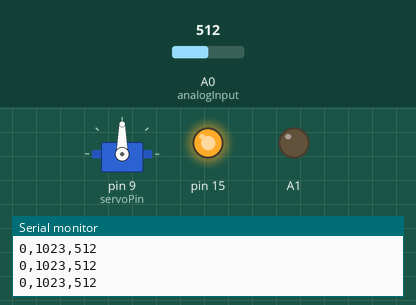
A sketch run on a simulated SparkFun Pro Micro, built with avr-gcc and run on an emulated ATmega32U4. Shown: servo, output pins drawn as LEDs (lit = HIGH), the last lines printed to the serial monitor. Inputs (shaded band) come from the test bench; at power-on: A0 (analogInput) = 512.

Above: at 1.2 s.
1.3 s: A0 (analogInput) set to 716
At 2.4 s:
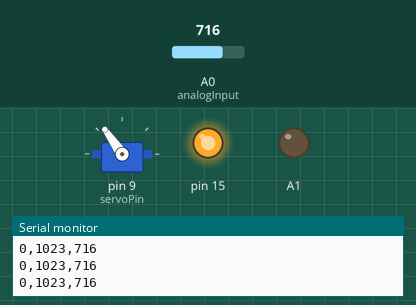
2.8 s: A0 (analogInput) set to 900
At 3.3 s:
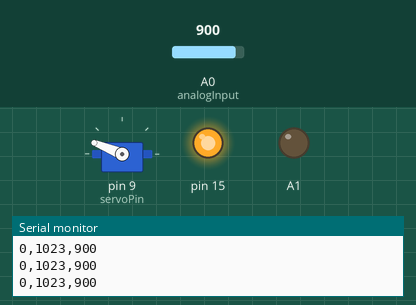
4.3 s: A0 (analogInput) set to 1023
At 4.6 s:
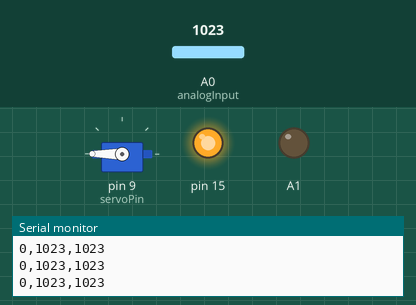
5.8 s: A0 (analogInput) set to 11
At 7.0 s:
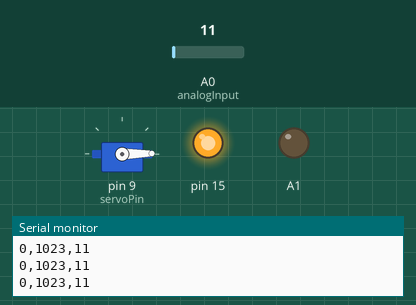
7.3 s: A0 (analogInput) set to 8
8.8 s: A0 (analogInput) set to 122
At 9.4 s:
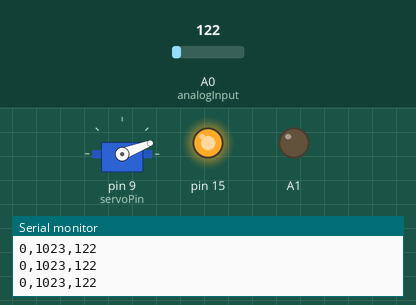
Timing chart, 0 to 11.3 s (numbered marks = the images above; inputs shaded):
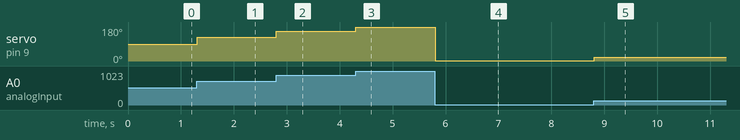

Measured:
- after the input at 1.3 s, servo on pin 9 (servoPin): 90° → 125° at once
- after the input at 2.8 s, servo on pin 9 (servoPin): 125° → 158° at once
- after the input at 4.3 s, servo on pin 9 (servoPin): 158° → 180° at once
- after the input at 5.8 s, servo on pin 9 (servoPin): 180° → 1° at once
- after the input at 8.8 s, servo on pin 9 (servoPin): 1° → 21° at once

The sketch:

CircuitBasics_08_Servo.ino
```cpp
// Circuit Basics 08 - Servo Position Control
// using a potentiometer to position a Servo Motor
//
// Connect the servo wires to Positive voltage, Ground, and a PWM pin
// The Yellow wire is usually the PWM lead, Red VCC, Brown Ground
//
// Connect a potentiometer to an Analog Input, by setting it up
// as a voltage divider.  Connect one end of the pot to ground,
// the other to positive voltage, and the wiper to an Analog Input.
//
//         100k pot
//    5v---/\/\/\---GND
//            ^
//            |
//        Analog Input

#include <Servo.h> // include the Servo library

byte analogInput = A0; // this is the analog input pin for the potentiometer
int  servoPos = 0; // the current position of the servo
byte servoPin = 9; // this pin controls the servo
byte servoDelay = 10; // slow everything down for the servo to keep up

Servo myServo; // create a Servo object

void setup() {
  Serial.begin(9600); // start serial for debugging

  TXLED1; // turn off onboard leds on pro micro
  RXLED1; //

  myServo.attach(servoPin); // setup the servo to a PWM pin


  // a trick using adjacent pins for pot voltage divider
  pinMode(15, OUTPUT);
  pinMode(A1, OUTPUT);
  digitalWrite(15, HIGH);
  digitalWrite(A1, LOW);
 // not needed if you are using a pot with jumper wires

}

void loop() {
  int analogReading = analogRead(analogInput); // read from the potentiometer

  // change the input value to a new range using the map() function
  // map(value, valueMin, valueMax, outMin, outMax);
  int knobPos = map(analogReading, 0, 1023, 0, 180); // servo range is 180 max

  // ~~ Serial Plotter as a ranged display with max and min lines ~~
  Serial.print(0); Serial.print(","); Serial.print(1023); Serial.print(",");
  Serial.println(analogReading); // send reading value to Serial console for plotting
  // ~~

  myServo.write(knobPos); // move the servo to the new position
  delay(servoDelay); // slow everything down


//*** sweeping demo for testing
//  for(servoPos = 0; servoPos <= 180; servoPos+= 1) // goes from 0 degrees to 180 degrees
//  {                                  // in steps of 1 degree
//    myServo.write(servoPos);              // tell servo to go to position in variable 'pos'
//    delay(servoDelay);                       // waits 15ms for the servo to reach the position
//  }
//  for(servoPos = 180; servoPos>=0; servoPos-=1)     // goes from 180 degrees to 0 degrees
//  {
//    myServo.write(servoPos);              // tell servo to go to position in variable 'pos'
//    delay(servoDelay);                       // waits 15ms for the servo to reach the position
//  }
//***
}
```
